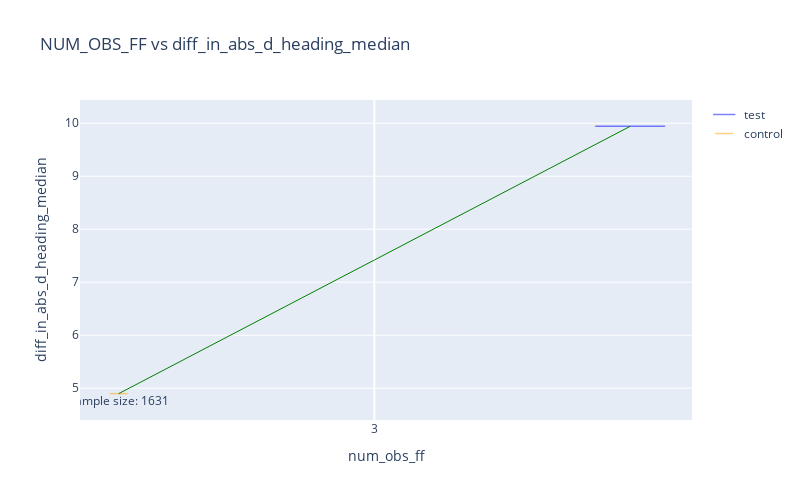
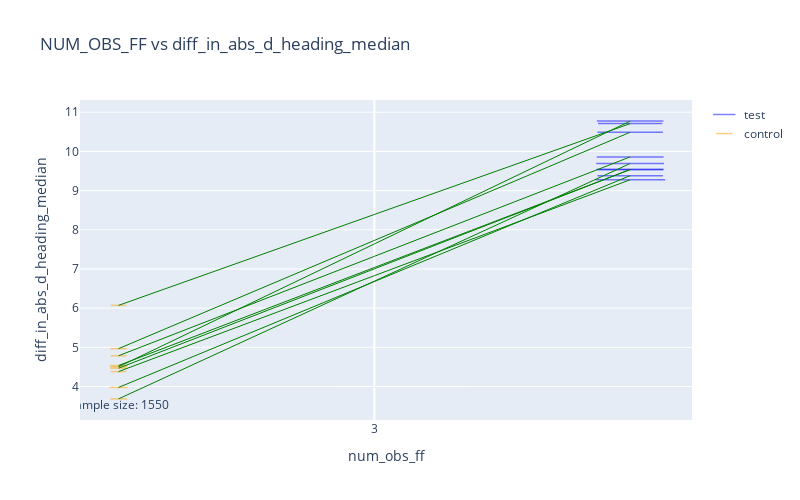
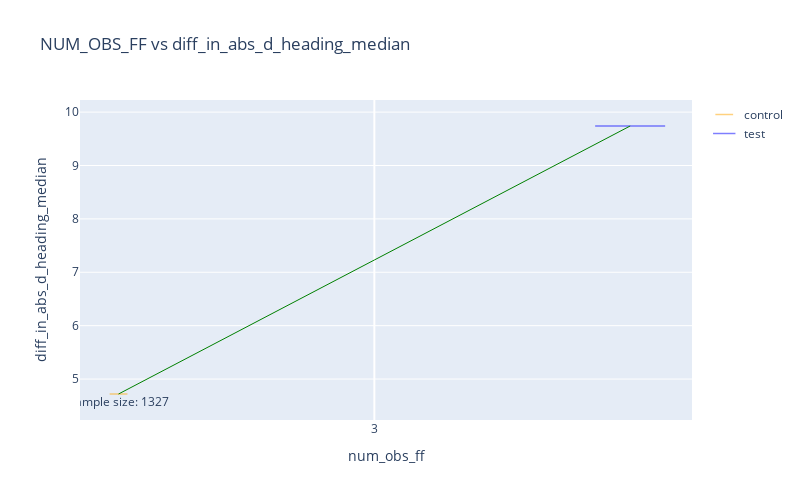
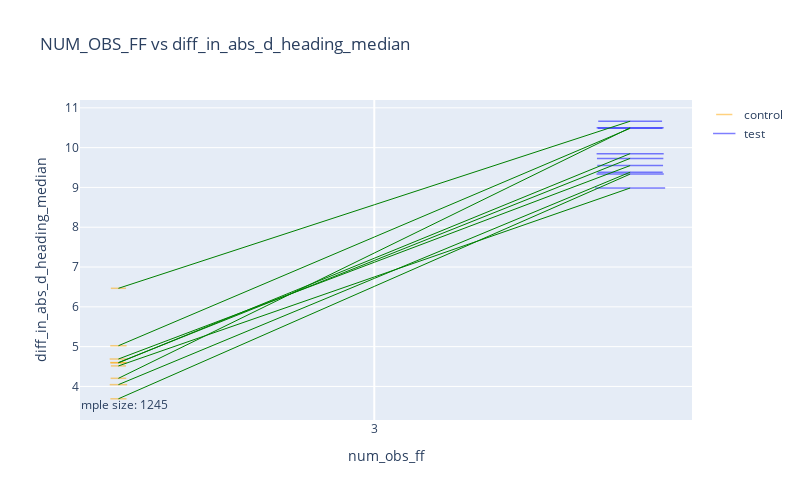

The notebook cell these images were saved under, in order:
### Code cell
x_var_column_list = ['num_obs_ff']

fixed_variable_values_to_use = {
                                #'whether_even_out_dist': True,
                                'key_for_split': 'cluster_seen',
                                'if_test_nxt_ff_group_appear_after_stop': 'flexible',
                                #'max_in_memory_time': 3,
                                #'whether_with_cost': 'no_cost',
                                # 'max_curv_range': 200,
                                # 'whether_filter_info': True,
}

changeable_variables = ['ref_point_value', 'whether_even_out_dist', 'whether_with_cost']

columns_to_find_unique_combinations_for_color = ['max_in_memory_time']
columns_to_find_unique_combinations_for_line = []


plot_variations_utils.streamline_making_plotly_plot_to_compare_two_sets_of_data(only_agent_overall_median_info, 
                                                            fixed_variable_values_to_use,
                                                            changeable_variables,
                                                            x_var_column_list,
                                                            y_var_column='diff_in_abs_d_heading_median',
                                                            #var_to_determine_x_offset_direction=None,
                                                            var_to_determine_x_offset_direction='test_or_control',
                                                            columns_to_find_unique_combinations_for_color=columns_to_find_unique_combinations_for_color,
                                                            columns_to_find_unique_combinations_for_line=columns_to_find_unique_combinations_for_line)

### Figure 1 — Plotly figure (JSON) as saved in the notebook; plotly's stock layout.template omitted (floating-point values rounded to 4 significant figures)
{"data": [{"customdata": [["test", 6333]], "hovertemplate": "%{customdata[0]} <br>diff_in_abs_d_heading_median: %{y}<br>sample_size: %{customdata[1]:d}<br><extra></extra>", "line": {"color": "blue", "width": 1.5}, "marker": {"color": "black", "line": {"width": 1.5}, "opacity": 0.5, "size": [50], "symbol": "line-ew"}, "mode": "markers", "name": "test", "showlegend": true, "type": "scatter", "x": [0.1], "y": [9.942]}, {"customdata": [["control", 1631]], "hovertemplate": "%{customdata[0]} <br>diff_in_abs_d_heading_median: %{y}<br>sample_size: %{customdata[1]:d}<br><extra></extra>", "line": {"color": "orange", "width": 1.5}, "marker": {"color": "black", "line": {"width": 1.5}, "opacity": 0.5, "size": [12.88], "symbol": "line-ew"}, "mode": "markers", "name": "control", "showlegend": true, "type": "scatter", "x": [-0.1], "y": [4.897]}, {"customdata": [["test", 6333], ["control", 1631]], "hovertemplate": "%{customdata[0]} <br>diff_in_abs_d_heading_median: %{y}<br>sample_size: %{customdata[1]:d}<br><extra></extra>", "legendgroup": "green", "line": {"color": "green", "dash": "solid", "width": 1}, "marker": {"color": "green", "opacity": 0.5, "size": 10, "symbol": "line-ew"}, "mode": "markers+lines", "name": "3", "showlegend": false, "type": "scatter", "x": [0.1, -0.1], "y": [9.942, 4.897]}, {"hoverinfo": "skip", "mode": "text", "showlegend": false, "text": ["sample size: 1631"], "textposition": "bottom center", "type": "scatter", "x": [-0.1], "y": [4.848]}], "layout": {"height": 500, "title": {"text": "NUM_OBS_FF vs diff_in_abs_d_heading_median"}, "width": 800, "xaxis": {"ticktext": ["3"], "tickvals": [0], "title": {"text": "num_obs_ff"}}, "yaxis": {"range": [4.4, 10.44], "title": {"text": "diff_in_abs_d_heading_median"}}}}

### Figure 2 — Plotly figure (JSON) as saved in the notebook; plotly's stock layout.template omitted (floating-point values rounded to 4 significant figures)
{"data": [{"customdata": [["test", 6308, 10, "ff3_mem3_costT"], ["test", 6360, 20, "ff3_mem3_dv10_dw20_w10"], ["test", 6169, 30, "ff3_mem3_dv10_dw30_w10"], ["test", 6138, 40, "ff3_mem3_dv10_dw40_w10"], ["test", 6273, 50, "ff3_mem3_dv10_dw50_w10"], ["test", 6027, 60, "ff3_mem3_dv10_dw60_w10"], ["test", 6242, 70, "ff3_mem3_dv10_dw70_w10"], ["test", 6563, 80, "ff3_mem3_dv10_dw80_w10"], ["test", 6132, 90, "ff3_mem3_dv10_dw90_w10"]], "hovertemplate": "%{customdata[0]} <br>diff_in_abs_d_heading_median: %{y}<br>sample_size: %{customdata[1]:d}<br>dw_cost_factor: %{customdata[2]:d}<br>id: %{customdata[3]}<br><extra></extra>", "line": {"color": "blue", "width": 1.5}, "marker": {"color": "black", "line": {"width": 1.5}, "opacity": 0.5, "size": [48.06, 48.45, 47.0, 46.76, 47.79, 45.92, 47.55, 50, 46.72], "symbol": "line-ew"}, "mode": "markers", "name": "test", "showlegend": true, "type": "scatter", "x": [0.1, 0.1, 0.1, 0.1, 0.1, 0.1, 0.1, 0.1, 0.1], "y": [9.538, 9.692, 9.537, 9.381, 9.86, 10.71, 10.77, 9.276, 10.49]}, {"customdata": [["control", 1599, 10, "ff3_mem3_costT"], ["control", 1550, 20, "ff3_mem3_dv10_dw20_w10"], ["control", 1674, 30, "ff3_mem3_dv10_dw30_w10"], ["control", 1668, 40, "ff3_mem3_dv10_dw40_w10"], ["control", 1505, 50, "ff3_mem3_dv10_dw50_w10"], ["control", 1462, 60, "ff3_mem3_dv10_dw60_w10"], ["control", 1478, 70, "ff3_mem3_dv10_dw70_w10"], ["control", 1436, 80, "ff3_mem3_dv10_dw80_w10"], ["control", 1564, 90, "ff3_mem3_dv10_dw90_w10"]], "hovertemplate": "%{customdata[0]} <br>diff_in_abs_d_heading_median: %{y}<br>sample_size: %{customdata[1]:d}<br>dw_cost_factor: %{customdata[2]:d}<br>id: %{customdata[3]}<br><extra></extra>", "line": {"color": "orange", "width": 1.5}, "marker": {"color": "black", "line": {"width": 1.5}, "opacity": 0.5, "size": [12.18, 11.81, 12.75, 12.71, 11.47, 11.14, 11.26, 10.94, 11.92], "symbol": "line-ew"}, "mode": "markers", "name": "control", "showlegend": true, "type": "scatter", "x": [-0.1, -0.1, -0.1, -0.1, -0.1, -0.1, -0.1, -0.1, -0.1], "y": [4.468, 3.684, 4.536, 3.977, 4.785, 6.071, 4.505, 4.381, 4.967]}, {"customdata": [["test", 6308, 10, "ff3_mem3_costT"], ["control", 1599, 10, "ff3_mem3_costT"]], "hovertemplate": "%{customdata[0]} <br>diff_in_abs_d_heading_median: %{y}<br>sample_size: %{customdata[1]:d}<br>dw_cost_factor: %{customdata[2]:d}<br>id: %{customdata[3]}<br><extra></extra>", "legendgroup": "green", "line": {"color": "green", "dash": "solid", "width": 1}, "marker": {"color": "green", "opacity": 0.5, "size": 10, "symbol": "line-ew"}, "mode": "markers+lines", "name": "3", "showlegend": false, "type": "scatter", "x": [0.1, -0.1], "y": [9.538, 4.468]}, {"customdata": [["test", 6360, 20, "ff3_mem3_dv10_dw20_w10"], ["control", 1550, 20, "ff3_mem3_dv10_dw20_w10"]], "hovertemplate": "%{customdata[0]} <br>diff_in_abs_d_heading_median: %{y}<br>sample_size: %{customdata[1]:d}<br>dw_cost_factor: %{customdata[2]:d}<br>id: %{customdata[3]}<br><extra></extra>", "legendgroup": "green", "line": {"color": "green", "dash": "solid", "width": 1}, "marker": {"color": "green", "opacity": 0.5, "size": 10, "symbol": "line-ew"}, "mode": "markers+lines", "name": "3", "showlegend": false, "type": "scatter", "x": [0.1, -0.1], "y": [9.692, 3.684]}, {"customdata": [["test", 6169, 30, "ff3_mem3_dv10_dw30_w10"], ["control", 1674, 30, "ff3_mem3_dv10_dw30_w10"]], "hovertemplate": "%{customdata[0]} <br>diff_in_abs_d_heading_median: %{y}<br>sample_size: %{customdata[1]:d}<br>dw_cost_factor: %{customdata[2]:d}<br>id: %{customdata[3]}<br><extra></extra>", "legendgroup": "green", "line": {"color": "green", "dash": "solid", "width": 1}, "marker": {"color": "green", "opacity": 0.5, "size": 10, "symbol": "line-ew"}, "mode": "markers+lines", "name": "3", "showlegend": false, "type": "scatter", "x": [0.1, -0.1], "y": [9.537, 4.536]}, {"customdata": [["test", 6138, 40, "ff3_mem3_dv10_dw40_w10"], ["control", 1668, 40, "ff3_mem3_dv10_dw40_w10"]], "hovertemplate": "%{customdata[0]} <br>diff_in_abs_d_heading_median: %{y}<br>sample_size: %{customdata[1]:d}<br>dw_cost_factor: %{customdata[2]:d}<br>id: %{customdata[3]}<br><extra></extra>", "legendgroup": "green", "line": {"color": "green", "dash": "solid", "width": 1}, "marker": {"color": "green", "opacity": 0.5, "size": 10, "symbol": "line-ew"}, "mode": "markers+lines", "name": "3", "showlegend": false, "type": "scatter", "x": [0.1, -0.1], "y": [9.381, 3.977]}, {"customdata": [["test", 6273, 50, "ff3_mem3_dv10_dw50_w10"], ["control", 1505, 50, "ff3_mem3_dv10_dw50_w10"]], "hovertemplate": "%{customdata[0]} <br>diff_in_abs_d_heading_median: %{y}<br>sample_size: %{customdata[1]:d}<br>dw_cost_factor: %{customdata[2]:d}<br>id: %{customdata[3]}<br><extra></extra>", "legendgroup": "green", "line": {"color": "green", "dash": "solid", "width": 1}, "marker": {"color": "green", "opacity": 0.5, "size": 10, "symbol": "line-ew"}, "mode": "markers+lines", "name": "3", "showlegend": false, "type": "scatter", "x": [0.1, -0.1], "y": [9.86, 4.785]}, {"customdata": [["control", 1462, 60, "ff3_mem3_dv10_dw60_w10"], ["test", 6027, 60, "ff3_mem3_dv10_dw60_w10"]], "hovertemplate": "%{customdata[0]} <br>diff_in_abs_d_heading_median: %{y}<br>sample_size: %{customdata[1]:d}<br>dw_cost_factor: %{customdata[2]:d}<br>id: %{customdata[3]}<br><extra></extra>", "legendgroup": "green", "line": {"color": "green", "dash": "solid", "width": 1}, "marker": {"color": "green", "opacity": 0.5, "size": 10, "symbol": "line-ew"}, "mode": "markers+lines", "name": "3", "showlegend": false, "type": "scatter", "x": [-0.1, 0.1], "y": [6.071, 10.71]}, {"customdata": [["control", 1478, 70, "ff3_mem3_dv10_dw70_w10"], ["test", 6242, 70, "ff3_mem3_dv10_dw70_w10"]], "hovertemplate": "%{customdata[0]} <br>diff_in_abs_d_heading_median: %{y}<br>sample_size: %{customdata[1]:d}<br>dw_cost_factor: %{customdata[2]:d}<br>id: %{customdata[3]}<br><extra></extra>", "legendgroup": "green", "line": {"color": "green", "dash": "solid", "width": 1}, "marker": {"color": "green", "opacity": 0.5, "size": 10, "symbol": "line-ew"}, "mode": "markers+lines", "name": "3", "showlegend": false, "type": "scatter", "x": [-0.1, 0.1], "y": [4.505, 10.77]}, {"customdata": [["control", 1436, 80, "ff3_mem3_dv10_dw80_w10"], ["test", 6563, 80, "ff3_mem3_dv10_dw80_w10"]], "hovertemplate": "%{customdata[0]} <br>diff_in_abs_d_heading_median: %{y}<br>sample_size: %{customdata[1]:d}<br>dw_cost_factor: %{customdata[2]:d}<br>id: %{customdata[3]}<br><extra></extra>", "legendgroup": "green", "line": {"color": "green", "dash": "solid", "width": 1}, "marker": {"color": "green", "opacity": 0.5, "size": 10, "symbol": "line-ew"}, "mode": "markers+lines", "name": "3", "showlegend": false, "type": "scatter", "x": [-0.1, 0.1], "y": [4.381, 9.276]}, {"customdata": [["control", 1564, 90, "ff3_mem3_dv10_dw90_w10"], ["test", 6132, 90, "ff3_mem3_dv10_dw90_w10"]], "hovertemplate": "%{customdata[0]} <br>diff_in_abs_d_heading_median: %{y}<br>sample_size: %{customdata[1]:d}<br>dw_cost_factor: %{customdata[2]:d}<br>id: %{customdata[3]}<br><extra></extra>", "legendgroup": "green", "line": {"color": "green", "dash": "solid", "width": 1}, "marker": {"color": "green", "opacity": 0.5, "size": 10, "symbol": "line-ew"}, "mode": "markers+lines", "name": "3", "showlegend": false, "type": "scatter", "x": [-0.1, 0.1], "y": [4.967, 10.49]}, {"hoverinfo": "skip", "mode": "text", "showlegend": false, "text": ["sample size: 1550"], "textposition": "bottom center", "type": "scatter", "x": [-0.1], "y": [3.647]}], "layout": {"height": 500, "title": {"text": "NUM_OBS_FF vs diff_in_abs_d_heading_median"}, "width": 800, "xaxis": {"ticktext": ["3"], "tickvals": [0], "title": {"text": "num_obs_ff"}}, "yaxis": {"range": [3.146, 11.31], "title": {"text": "diff_in_abs_d_heading_median"}}}}

### Figure 3 — Plotly figure (JSON) as saved in the notebook; plotly's stock layout.template omitted (floating-point values rounded to 4 significant figures)
{"data": [{"customdata": [["control", 1327]], "hovertemplate": "%{customdata[0]} <br>diff_in_abs_d_heading_median: %{y}<br>sample_size: %{customdata[1]:d}<br><extra></extra>", "line": {"color": "orange", "width": 1.5}, "marker": {"color": "black", "line": {"width": 1.5}, "opacity": 0.5, "size": [12.71], "symbol": "line-ew"}, "mode": "markers", "name": "control", "showlegend": true, "type": "scatter", "x": [-0.1], "y": [4.72]}, {"customdata": [["test", 5222]], "hovertemplate": "%{customdata[0]} <br>diff_in_abs_d_heading_median: %{y}<br>sample_size: %{customdata[1]:d}<br><extra></extra>", "line": {"color": "blue", "width": 1.5}, "marker": {"color": "black", "line": {"width": 1.5}, "opacity": 0.5, "size": [50], "symbol": "line-ew"}, "mode": "markers", "name": "test", "showlegend": true, "type": "scatter", "x": [0.1], "y": [9.74]}, {"customdata": [["control", 1327], ["test", 5222]], "hovertemplate": "%{customdata[0]} <br>diff_in_abs_d_heading_median: %{y}<br>sample_size: %{customdata[1]:d}<br><extra></extra>", "legendgroup": "green", "line": {"color": "green", "dash": "solid", "width": 1}, "marker": {"color": "green", "opacity": 0.5, "size": 10, "symbol": "line-ew"}, "mode": "markers+lines", "name": "3", "showlegend": false, "type": "scatter", "x": [-0.1, 0.1], "y": [4.72, 9.74]}, {"hoverinfo": "skip", "mode": "text", "showlegend": false, "text": ["sample size: 1327"], "textposition": "bottom center", "type": "scatter", "x": [-0.1], "y": [4.673]}], "layout": {"height": 500, "title": {"text": "NUM_OBS_FF vs diff_in_abs_d_heading_median"}, "width": 800, "xaxis": {"ticktext": ["3"], "tickvals": [0], "title": {"text": "num_obs_ff"}}, "yaxis": {"range": [4.233, 10.23], "title": {"text": "diff_in_abs_d_heading_median"}}}}

### Figure 4 — Plotly figure (JSON) as saved in the notebook; plotly's stock layout.template omitted (floating-point values rounded to 4 significant figures)
{"data": [{"customdata": [["control", 1280, 10, "ff3_mem3_costT"], ["control", 1245, 20, "ff3_mem3_dv10_dw20_w10"], ["control", 1352, 30, "ff3_mem3_dv10_dw30_w10"], ["control", 1342, 40, "ff3_mem3_dv10_dw40_w10"], ["control", 1219, 50, "ff3_mem3_dv10_dw50_w10"], ["control", 1173, 60, "ff3_mem3_dv10_dw60_w10"], ["control", 1207, 70, "ff3_mem3_dv10_dw70_w10"], ["control", 1162, 80, "ff3_mem3_dv10_dw80_w10"], ["control", 1260, 90, "ff3_mem3_dv10_dw90_w10"]], "hovertemplate": "%{customdata[0]} <br>diff_in_abs_d_heading_median: %{y}<br>sample_size: %{customdata[1]:d}<br>dw_cost_factor: %{customdata[2]:d}<br>id: %{customdata[3]}<br><extra></extra>", "line": {"color": "orange", "width": 1.5}, "marker": {"color": "black", "line": {"width": 1.5}, "opacity": 0.5, "size": [11.87, 11.55, 12.54, 12.45, 11.31, 10.88, 11.2, 10.78, 11.69], "symbol": "line-ew"}, "mode": "markers", "name": "control", "showlegend": true, "type": "scatter", "x": [-0.1, -0.1, -0.1, -0.1, -0.1, -0.1, -0.1, -0.1, -0.1], "y": [4.6, 3.69, 4.689, 4.045, 4.592, 6.465, 4.204, 4.516, 5.023]}, {"customdata": [["test", 5112, 10, "ff3_mem3_costT"], ["test", 5177, 20, "ff3_mem3_dv10_dw20_w10"], ["test", 5066, 30, "ff3_mem3_dv10_dw30_w10"], ["test", 5017, 40, "ff3_mem3_dv10_dw40_w10"], ["test", 5167, 50, "ff3_mem3_dv10_dw50_w10"], ["test", 4916, 60, "ff3_mem3_dv10_dw60_w10"], ["test", 5163, 70, "ff3_mem3_dv10_dw70_w10"], ["test", 5390, 80, "ff3_mem3_dv10_dw80_w10"], ["test", 4983, 90, "ff3_mem3_dv10_dw90_w10"]], "hovertemplate": "%{customdata[0]} <br>diff_in_abs_d_heading_median: %{y}<br>sample_size: %{customdata[1]:d}<br>dw_cost_factor: %{customdata[2]:d}<br>id: %{customdata[3]}<br><extra></extra>", "line": {"color": "blue", "width": 1.5}, "marker": {"color": "black", "line": {"width": 1.5}, "opacity": 0.5, "size": [47.42, 48.02, 46.99, 46.54, 47.93, 45.6, 47.89, 50, 46.22], "symbol": "line-ew"}, "mode": "markers", "name": "test", "showlegend": true, "type": "scatter", "x": [0.1, 0.1, 0.1, 0.1, 0.1, 0.1, 0.1, 0.1, 0.1], "y": [9.729, 9.335, 9.549, 9.383, 9.849, 10.66, 10.5, 8.985, 10.48]}, {"customdata": [["control", 1280, 10, "ff3_mem3_costT"], ["test", 5112, 10, "ff3_mem3_costT"]], "hovertemplate": "%{customdata[0]} <br>diff_in_abs_d_heading_median: %{y}<br>sample_size: %{customdata[1]:d}<br>dw_cost_factor: %{customdata[2]:d}<br>id: %{customdata[3]}<br><extra></extra>", "legendgroup": "green", "line": {"color": "green", "dash": "solid", "width": 1}, "marker": {"color": "green", "opacity": 0.5, "size": 10, "symbol": "line-ew"}, "mode": "markers+lines", "name": "3", "showlegend": false, "type": "scatter", "x": [-0.1, 0.1], "y": [4.6, 9.729]}, {"customdata": [["control", 1245, 20, "ff3_mem3_dv10_dw20_w10"], ["test", 5177, 20, "ff3_mem3_dv10_dw20_w10"]], "hovertemplate": "%{customdata[0]} <br>diff_in_abs_d_heading_median: %{y}<br>sample_size: %{customdata[1]:d}<br>dw_cost_factor: %{customdata[2]:d}<br>id: %{customdata[3]}<br><extra></extra>", "legendgroup": "green", "line": {"color": "green", "dash": "solid", "width": 1}, "marker": {"color": "green", "opacity": 0.5, "size": 10, "symbol": "line-ew"}, "mode": "markers+lines", "name": "3", "showlegend": false, "type": "scatter", "x": [-0.1, 0.1], "y": [3.69, 9.335]}, {"customdata": [["test", 5066, 30, "ff3_mem3_dv10_dw30_w10"], ["control", 1352, 30, "ff3_mem3_dv10_dw30_w10"]], "hovertemplate": "%{customdata[0]} <br>diff_in_abs_d_heading_median: %{y}<br>sample_size: %{customdata[1]:d}<br>dw_cost_factor: %{customdata[2]:d}<br>id: %{customdata[3]}<br><extra></extra>", "legendgroup": "green", "line": {"color": "green", "dash": "solid", "width": 1}, "marker": {"color": "green", "opacity": 0.5, "size": 10, "symbol": "line-ew"}, "mode": "markers+lines", "name": "3", "showlegend": false, "type": "scatter", "x": [0.1, -0.1], "y": [9.549, 4.689]}, {"customdata": [["test", 5017, 40, "ff3_mem3_dv10_dw40_w10"], ["control", 1342, 40, "ff3_mem3_dv10_dw40_w10"]], "hovertemplate": "%{customdata[0]} <br>diff_in_abs_d_heading_median: %{y}<br>sample_size: %{customdata[1]:d}<br>dw_cost_factor: %{customdata[2]:d}<br>id: %{customdata[3]}<br><extra></extra>", "legendgroup": "green", "line": {"color": "green", "dash": "solid", "width": 1}, "marker": {"color": "green", "opacity": 0.5, "size": 10, "symbol": "line-ew"}, "mode": "markers+lines", "name": "3", "showlegend": false, "type": "scatter", "x": [0.1, -0.1], "y": [9.383, 4.045]}, {"customdata": [["test", 5167, 50, "ff3_mem3_dv10_dw50_w10"], ["control", 1219, 50, "ff3_mem3_dv10_dw50_w10"]], "hovertemplate": "%{customdata[0]} <br>diff_in_abs_d_heading_median: %{y}<br>sample_size: %{customdata[1]:d}<br>dw_cost_factor: %{customdata[2]:d}<br>id: %{customdata[3]}<br><extra></extra>", "legendgroup": "green", "line": {"color": "green", "dash": "solid", "width": 1}, "marker": {"color": "green", "opacity": 0.5, "size": 10, "symbol": "line-ew"}, "mode": "markers+lines", "name": "3", "showlegend": false, "type": "scatter", "x": [0.1, -0.1], "y": [9.849, 4.592]}, {"customdata": [["test", 4916, 60, "ff3_mem3_dv10_dw60_w10"], ["control", 1173, 60, "ff3_mem3_dv10_dw60_w10"]], "hovertemplate": "%{customdata[0]} <br>diff_in_abs_d_heading_median: %{y}<br>sample_size: %{customdata[1]:d}<br>dw_cost_factor: %{customdata[2]:d}<br>id: %{customdata[3]}<br><extra></extra>", "legendgroup": "green", "line": {"color": "green", "dash": "solid", "width": 1}, "marker": {"color": "green", "opacity": 0.5, "size": 10, "symbol": "line-ew"}, "mode": "markers+lines", "name": "3", "showlegend": false, "type": "scatter", "x": [0.1, -0.1], "y": [10.66, 6.465]}, {"customdata": [["test", 5163, 70, "ff3_mem3_dv10_dw70_w10"], ["control", 1207, 70, "ff3_mem3_dv10_dw70_w10"]], "hovertemplate": "%{customdata[0]} <br>diff_in_abs_d_heading_median: %{y}<br>sample_size: %{customdata[1]:d}<br>dw_cost_factor: %{customdata[2]:d}<br>id: %{customdata[3]}<br><extra></extra>", "legendgroup": "green", "line": {"color": "green", "dash": "solid", "width": 1}, "marker": {"color": "green", "opacity": 0.5, "size": 10, "symbol": "line-ew"}, "mode": "markers+lines", "name": "3", "showlegend": false, "type": "scatter", "x": [0.1, -0.1], "y": [10.5, 4.204]}, {"customdata": [["test", 5390, 80, "ff3_mem3_dv10_dw80_w10"], ["control", 1162, 80, "ff3_mem3_dv10_dw80_w10"]], "hovertemplate": "%{customdata[0]} <br>diff_in_abs_d_heading_median: %{y}<br>sample_size: %{customdata[1]:d}<br>dw_cost_factor: %{customdata[2]:d}<br>id: %{customdata[3]}<br><extra></extra>", "legendgroup": "green", "line": {"color": "green", "dash": "solid", "width": 1}, "marker": {"color": "green", "opacity": 0.5, "size": 10, "symbol": "line-ew"}, "mode": "markers+lines", "name": "3", "showlegend": false, "type": "scatter", "x": [0.1, -0.1], "y": [8.985, 4.516]}, {"customdata": [["control", 1260, 90, "ff3_mem3_dv10_dw90_w10"], ["test", 4983, 90, "ff3_mem3_dv10_dw90_w10"]], "hovertemplate": "%{customdata[0]} <br>diff_in_abs_d_heading_median: %{y}<br>sample_size: %{customdata[1]:d}<br>dw_cost_factor: %{customdata[2]:d}<br>id: %{customdata[3]}<br><extra></extra>", "legendgroup": "green", "line": {"color": "green", "dash": "solid", "width": 1}, "marker": {"color": "green", "opacity": 0.5, "size": 10, "symbol": "line-ew"}, "mode": "markers+lines", "name": "3", "showlegend": false, "type": "scatter", "x": [-0.1, 0.1], "y": [5.023, 10.48]}, {"hoverinfo": "skip", "mode": "text", "showlegend": false, "text": ["sample size: 1245"], "textposition": "bottom center", "type": "scatter", "x": [-0.1], "y": [3.653]}], "layout": {"height": 500, "title": {"text": "NUM_OBS_FF vs diff_in_abs_d_heading_median"}, "width": 800, "xaxis": {"ticktext": ["3"], "tickvals": [0], "title": {"text": "num_obs_ff"}}, "yaxis": {"range": [3.157, 11.2], "title": {"text": "diff_in_abs_d_heading_median"}}}}
